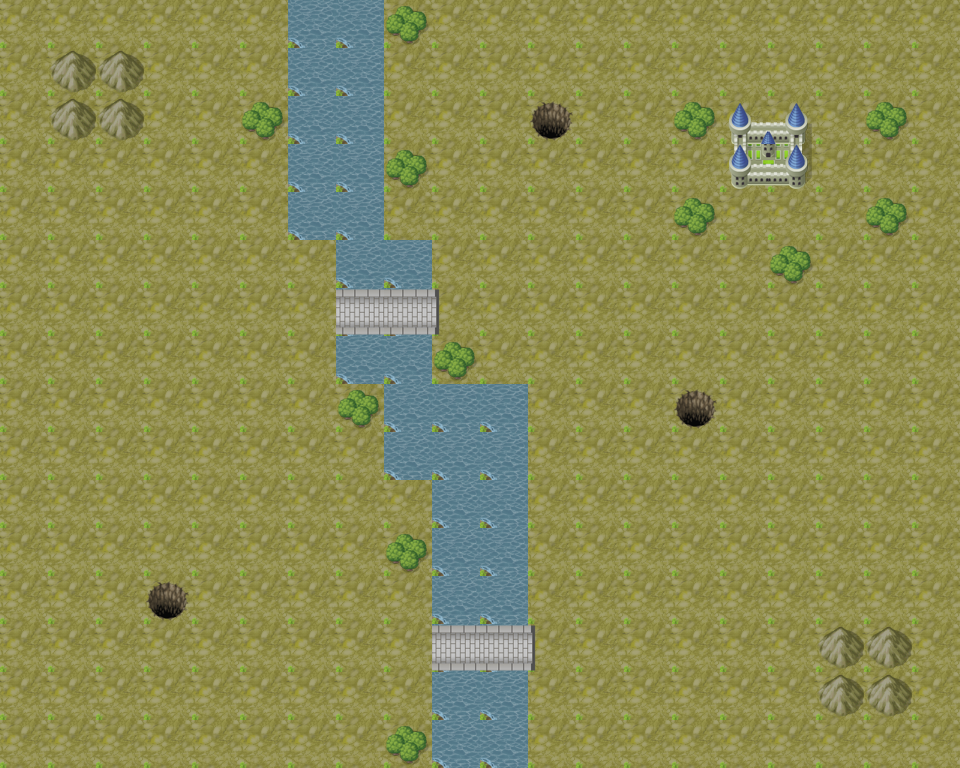

A level layout from a 2D game, rendered from its tile map. Below: a short description, then the map file with its tile-grid data intact:
An orthogonal 20x16 tile map with 48x48 px tiles, 6 tile layers (sol, roue, maison, arbre, ...), 3 tilesets and 20 objects (16x collision, 3x arbre).

<map version="1.2" tiledversion="1.2.0" orientation="orthogonal" renderorder="right-down" width="20" height="16" tilewidth="48" tileheight="48" infinite="0" nextlayerid="10" nextobjectid="35">
 <tileset firstgid="1" source="sol.tsx" />
 <tileset firstgid="121" source="volcan.tsx" />
 <tileset firstgid="153" source="volcan2.tsx" />
 <layer id="1" name="sol" width="20" height="16">
  <data encoding="csv">
59,59,59,59,59,59,59,59,59,59,59,59,59,59,59,59,59,59,59,59,
59,59,59,59,59,59,59,59,59,59,59,59,59,59,59,59,59,59,59,59,
59,59,59,59,59,59,59,59,59,59,59,59,59,59,59,59,59,59,59,59,
59,59,59,59,59,59,59,59,59,59,59,59,59,59,59,59,59,59,59,59,
59,59,59,59,59,59,59,59,59,59,59,59,59,59,59,59,59,59,59,59,
59,59,59,59,59,59,59,59,59,59,59,59,59,59,59,59,59,59,59,59,
59,59,59,59,59,59,59,59,59,59,59,59,59,59,59,59,59,59,59,59,
59,59,59,59,59,59,59,59,59,59,59,59,59,59,59,59,59,59,59,59,
59,59,59,59,59,59,59,59,59,59,169,59,59,59,59,59,59,59,59,59,
59,59,59,59,59,59,59,59,59,59,177,59,59,59,59,59,59,59,59,59,
59,59,59,59,59,59,59,59,59,59,59,59,59,59,59,59,59,59,59,59,
59,59,59,59,59,59,59,59,59,59,59,59,59,59,59,59,59,59,59,59,
59,59,59,59,59,59,59,59,59,59,59,59,59,59,59,59,59,59,59,59,
59,59,59,59,59,59,59,59,59,59,59,59,59,59,59,59,59,59,59,59,
59,59,59,59,59,59,59,59,59,59,59,59,59,59,59,59,59,59,59,59,
59,59,59,59,59,59,59,59,59,59,59,59,59,59,59,59,59,59,59,59
</data>
 </layer>
 <layer id="2" name="roue" width="20" height="16">
  <data encoding="csv">
0,0,0,0,0,0,63,63,0,0,0,0,0,0,0,0,0,0,0,0,
0,0,0,0,0,0,63,63,0,0,0,0,0,0,0,0,0,0,0,0,
0,0,0,0,0,0,63,63,0,0,0,0,0,0,0,0,0,0,0,0,
0,0,0,0,0,0,63,63,0,0,0,0,0,0,0,0,0,0,0,0,
0,0,0,0,0,0,63,63,0,0,0,0,0,0,0,0,0,0,0,0,
0,0,0,0,0,0,0,63,63,0,0,0,0,0,0,0,0,0,0,0,
0,0,0,0,0,0,0,63,63,0,0,0,0,0,0,0,0,0,0,0,
0,0,0,0,0,0,0,63,63,0,0,0,0,0,0,0,0,0,0,0,
0,0,0,0,0,0,0,0,63,63,63,0,0,0,0,0,0,0,0,0,
0,0,0,0,0,0,0,0,63,63,63,0,0,0,0,0,0,0,0,0,
0,0,0,0,0,0,0,0,0,63,63,0,0,0,0,0,0,0,0,0,
0,0,0,0,0,0,0,0,0,63,63,0,0,0,0,0,0,0,0,0,
0,0,0,0,0,0,0,0,0,63,63,0,0,0,0,0,0,0,0,0,
0,0,0,0,0,0,0,0,0,63,63,0,0,0,0,0,0,0,0,0,
0,0,0,0,0,0,0,0,0,63,63,0,0,0,0,0,0,0,0,0,
0,0,0,0,0,0,0,0,0,63,63,0,0,0,0,0,0,0,0,0
</data>
 </layer>
 <layer id="3" name="maison" width="20" height="16" locked="1">
  <data encoding="csv">
0,0,0,0,0,0,0,0,0,0,0,0,0,0,0,0,0,0,0,0,
0,0,0,0,0,0,0,0,0,0,0,0,0,0,0,0,0,0,0,0,
0,0,0,0,0,0,0,0,0,0,0,0,0,0,0,142,143,0,0,0,
0,0,0,0,0,0,0,0,0,0,0,0,0,0,0,146,147,0,0,0,
0,0,0,0,0,0,0,0,0,0,0,0,0,0,0,0,0,0,0,0,
0,0,0,0,0,0,0,0,0,0,0,0,0,0,0,0,0,0,0,0,
0,0,0,0,0,0,0,0,0,0,0,0,0,0,0,0,0,0,0,0,
0,0,0,0,0,0,0,0,0,0,0,0,0,0,0,0,0,0,0,0,
0,0,0,0,0,0,0,0,0,0,0,0,0,0,0,0,0,0,0,0,
0,0,0,0,0,0,0,0,0,0,0,0,0,0,0,0,0,0,0,0,
0,0,0,0,0,0,0,0,0,0,0,0,0,0,0,0,0,0,0,0,
0,0,0,0,0,0,0,0,0,0,0,0,0,0,0,0,0,0,0,0,
0,0,0,0,0,0,0,0,0,0,0,0,0,0,0,0,0,0,0,0,
0,0,0,0,0,0,0,0,0,0,0,0,0,0,0,0,0,0,0,0,
0,0,0,0,0,0,0,0,0,0,0,0,0,0,0,0,0,0,0,0,
0,0,0,0,0,0,0,0,0,0,0,0,0,0,0,0,0,0,0,0
</data>
 </layer>
 <layer id="4" name="arbre" width="20" height="16">
  <data encoding="csv">
0,0,0,0,0,0,0,0,121,0,0,0,0,0,0,0,0,0,0,0,
0,78,78,0,0,0,0,0,0,0,0,0,0,0,0,0,0,0,0,0,
0,78,78,0,0,121,0,0,0,0,0,0,0,0,121,0,0,0,121,0,
0,0,0,0,0,0,0,0,121,0,0,0,0,0,0,0,0,0,0,0,
0,0,0,0,0,0,0,0,0,0,0,0,0,0,121,0,0,0,121,0,
0,0,0,0,0,0,0,0,0,0,0,0,0,0,0,0,121,0,0,0,
0,0,0,0,0,0,0,0,0,0,0,0,0,0,0,0,0,0,0,0,
0,0,0,0,0,0,0,0,0,121,0,0,0,0,0,0,0,0,0,0,
0,0,0,0,0,0,0,121,0,0,0,0,0,0,0,0,0,0,0,0,
0,0,0,0,0,0,0,0,0,0,0,0,0,0,0,0,0,0,0,0,
0,0,0,0,0,0,0,0,0,0,0,0,0,0,0,0,0,0,0,0,
0,0,0,0,0,0,0,0,121,0,0,0,0,0,0,0,0,0,0,0,
0,0,0,0,0,0,0,0,0,0,0,0,0,0,0,0,0,0,0,0,
0,0,0,0,0,0,0,0,0,0,0,0,0,0,0,0,0,78,78,0,
0,0,0,0,0,0,0,0,0,0,0,0,0,0,0,0,0,78,78,0,
0,0,0,0,0,0,0,0,121,0,0,0,0,0,0,0,0,0,0,0
</data>
 </layer>
 <layer id="5" name="trous" width="20" height="16">
  <data encoding="csv">
0,0,0,0,0,0,0,0,0,0,0,0,0,0,0,0,0,0,0,0,
0,0,0,0,0,0,0,0,0,0,0,0,0,0,0,0,0,0,0,0,
0,0,0,0,0,0,0,0,0,0,0,123,0,0,0,0,0,0,0,0,
0,0,0,0,0,0,0,0,0,0,0,0,0,0,0,0,0,0,0,0,
0,0,0,0,0,0,0,0,0,0,0,0,0,0,0,0,0,0,0,0,
0,0,0,0,0,0,0,0,0,0,0,0,0,0,0,0,0,0,0,0,
0,0,0,0,0,0,0,0,0,0,0,0,0,0,0,0,0,0,0,0,
0,0,0,0,0,0,0,0,0,0,0,0,0,0,0,0,0,0,0,0,
0,0,0,0,0,0,0,0,0,0,0,0,0,0,123,0,0,0,0,0,
0,0,0,0,0,0,0,0,0,0,0,0,0,0,0,0,0,0,0,0,
0,0,0,0,0,0,0,0,0,0,0,0,0,0,0,0,0,0,0,0,
0,0,0,0,0,0,0,0,0,0,0,0,0,0,0,0,0,0,0,0,
0,0,0,123,0,0,0,0,0,0,0,0,0,0,0,0,0,0,0,0,
0,0,0,0,0,0,0,0,0,0,0,0,0,0,0,0,0,0,0,0,
0,0,0,0,0,0,0,0,0,0,0,0,0,0,0,0,0,0,0,0,
0,0,0,0,0,0,0,0,0,0,0,0,0,0,0,0,0,0,0,0
</data>
 </layer>
 <layer id="9" name="pont" width="20" height="16">
  <data encoding="csv">
0,0,0,0,0,0,0,0,0,0,0,0,0,0,0,0,0,0,0,0,
0,0,0,0,0,0,0,0,0,0,0,0,0,0,0,0,0,0,0,0,
0,0,0,0,0,0,0,0,0,0,0,0,0,0,0,0,0,0,0,0,
0,0,0,0,0,0,0,0,0,0,0,0,0,0,0,0,0,0,0,0,
0,0,0,0,0,0,0,0,0,0,0,0,0,0,0,0,0,0,0,0,
0,0,0,0,0,0,0,0,0,0,0,0,0,0,0,0,0,0,0,0,
0,0,0,0,0,0,0,1610612908,1610612908,1610612916,0,0,0,0,0,0,0,0,0,0,
0,0,0,0,0,0,0,0,0,0,0,0,0,0,0,0,0,0,0,0,
0,0,0,0,0,0,0,0,0,0,0,0,0,0,0,0,0,0,0,0,
0,0,0,0,0,0,0,0,0,0,0,0,0,0,0,0,0,0,0,0,
0,0,0,0,0,0,0,0,0,0,0,0,0,0,0,0,0,0,0,0,
0,0,0,0,0,0,0,0,0,0,0,0,0,0,0,0,0,0,0,0,
0,0,0,0,0,0,0,0,0,0,0,0,0,0,0,0,0,0,0,0,
0,0,0,0,0,0,0,0,0,1610612908,1610612908,1610612916,0,0,0,0,0,0,0,0,
0,0,0,0,0,0,0,0,0,0,0,0,0,0,0,0,0,0,0,0,
0,0,0,0,0,0,0,0,0,0,0,0,0,0,0,0,0,0,0,0
</data>
 </layer>
 <objectgroup id="6" name="collision">
  <object id="1" name="collision" type="collision" x="288" y="0" width="96" height="240" />
  <object id="5" name="collision" type="collision" x="384" y="384" width="145" height="95" />
 </objectgroup>
 <objectgroup id="7" name="collision">
  <object id="8" name="collision" type="collision" x="720" y="96" width="94" height="92" />
 </objectgroup>
 <objectgroup id="8" name="collision">
  <object id="12" name="collision" type="collision" x="672" y="96" width="48" height="48" />
  <object id="13" name="collision" type="collision" x="672" y="192" width="48" height="48" />
  <object id="14" name="arbre" type="arbre" x="864" y="96" width="48" height="48" />
  <object id="15" name="arbre" type="arbre" x="864" y="192" width="48" height="48" />
  <object id="16" name="collision" type="collision" x="768" y="240" width="48" height="48" />
  <object id="17" name="collision" type="collision" x="816" y="624" width="96" height="96" />
  <object id="18" name="collision" type="collision" x="48" y="48" width="96" height="96" />
  <object id="19" name="collision" type="collision" x="240" y="96" width="47" height="45" />
  <object id="20" name="collision" type="collision" x="336" y="384" width="46" height="46" />
  <object id="22" name="collision" type="collision" x="384" y="0" width="48" height="48" />
  <object id="23" name="collision" type="collision" x="384" y="144" width="48" height="48" />
  <object id="24" name="collision" type="collision" x="432" y="336" width="48" height="45" />
  <object id="25" name="arbre" type="arbre" x="384" y="528" width="47" height="46" />
  <object id="30" x="432" y="480" width="94" height="144" />
  <object id="32" name="collision" type="collision" x="432" y="672" width="96" height="95" />
  <object id="33" name="collision" type="collision" x="336" y="240" width="94" height="48" />
  <object id="34" name="collision" type="collision" x="336" y="336" width="93" height="47" />
 </objectgroup>
</map>
